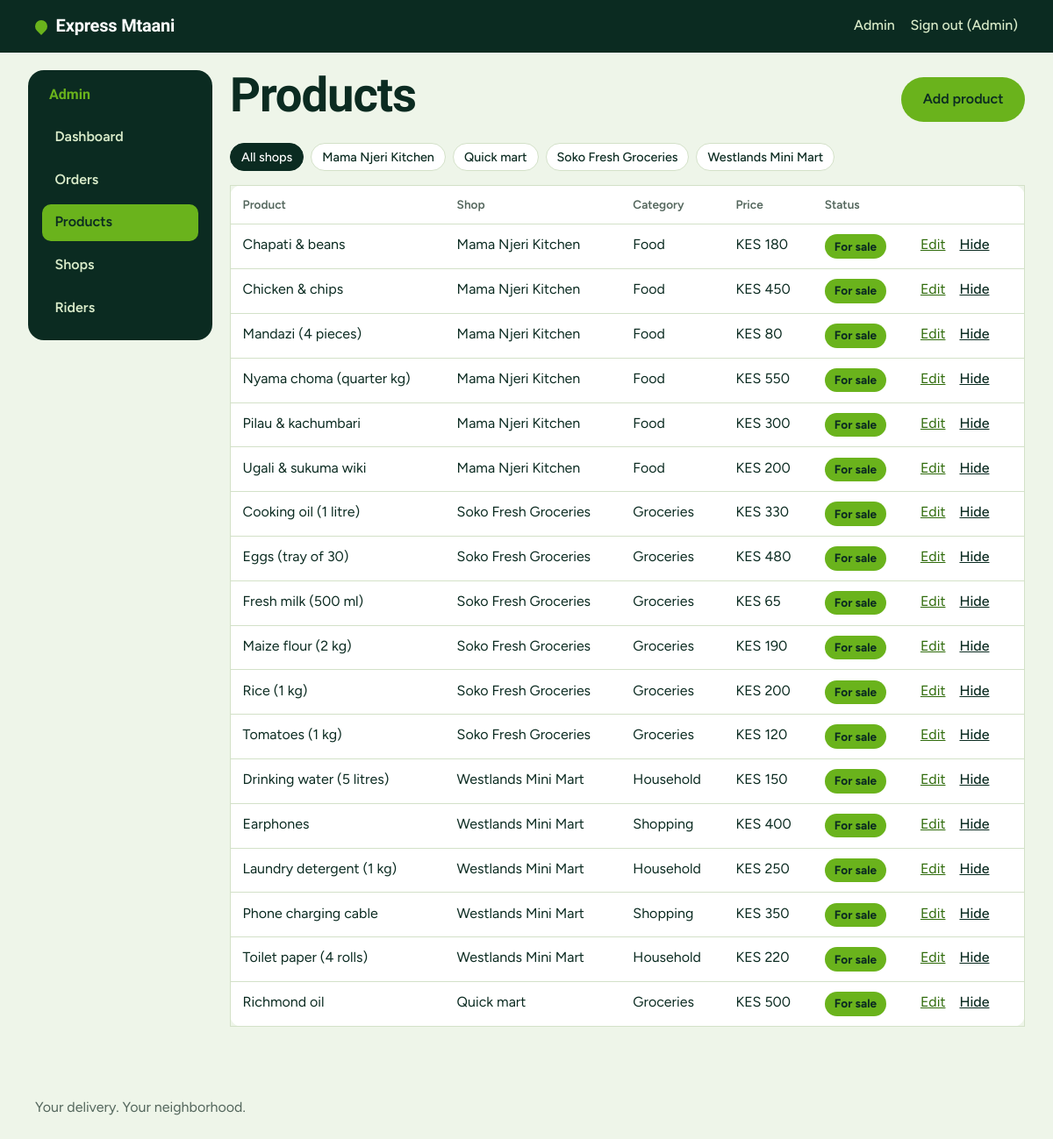
/admin/products (signed in), run on the app's committed database.
### app/models.py (models this page shows, shortened)
class User(UserMixin, db.Model):
    __tablename__ = "users"
    id = db.Column(db.Integer, primary_key=True)
    name = db.Column(db.String(80), nullable=False)
    email = db.Column(db.String(120), unique=True, nullable=False, index=True)
    phone = db.Column(db.String(20), nullable=False)
    password_hash = db.Column(db.String(255), nullable=False)
    role = db.Column(db.String(20), nullable=False, default="customer", index=True)
    active = db.Column(db.Boolean, nullable=False, default=True)
    approved = db.Column(db.Boolean, nullable=False, default=True)  # riders start unapproved
    created_at = db.Column(db.DateTime, nullable=False, default=utcnow)
    online = db.Column(db.Boolean, nullable=False, default=False)
    last_lat = db.Column(db.Float)
    last_lng = db.Column(db.Float)
    last_seen_at = db.Column(db.DateTime)
    @property
    def is_active(self):  # Flask-Login
        return bool(self.active)
    @property
    def first_name(self):
        return (self.name or "").split(" ")[0]

class Shop(db.Model):
    __tablename__ = "shops"
    id = db.Column(db.Integer, primary_key=True)
    name = db.Column(db.String(120), nullable=False)
    description = db.Column(db.String(255), nullable=False, default="")
    address = db.Column(db.String(255), nullable=False, default="")
    lat = db.Column(db.Float, nullable=False)
    lng = db.Column(db.Float, nullable=False)
    is_active = db.Column(db.Boolean, nullable=False, default=True)
    created_at = db.Column(db.DateTime, nullable=False, default=utcnow)
    products = db.relationship("Product", back_populates="shop", lazy="dynamic")

class Product(db.Model):
    __tablename__ = "products"
    id = db.Column(db.Integer, primary_key=True)
    shop_id = db.Column(db.Integer, db.ForeignKey("shops.id"), nullable=False, index=True)
    category = db.Column(db.String(30), nullable=False, default="food", index=True)
    name = db.Column(db.String(120), nullable=False)
    description = db.Column(db.String(255), nullable=False, default="")
    price = db.Column(db.Integer, nullable=False)  # whole Kenyan shillings
    image_url = db.Column(db.String(500))
    is_available = db.Column(db.Boolean, nullable=False, default=True)
    created_at = db.Column(db.DateTime, nullable=False, default=utcnow)
    shop = db.relationship("Shop", back_populates="products")
    @property
    def category_label(self):
        return CATEGORY_LABELS.get(self.category, self.category.title())

### app/admin.py (the view)
@bp.get("/products")
def products():
    shop_id = parse_int(request.args.get("shop"), 1, 10**9)
    query = Product.query
    if shop_id:
        query = query.filter_by(shop_id=shop_id)
    rows = query.order_by(Product.shop_id, Product.name).all()
    return render_template("admin/products.html", products=rows, shops=Shop.query.order_by(Shop.name).all(),
                           shop_id=shop_id, kes=kes)

### app/admin.py (called while the page is built)
@bp.before_request
def admin_only():
    if not current_user.is_authenticated:
        return redirect(url_for("auth.login", next=request.path))
    if current_user.role != "admin":
        abort(403)

### app/models.py (called while the page is built)
@login_manager.user_loader
def load_user(user_id):
    try:
        user = db.session.get(User, int(user_id))
    except (TypeError, ValueError):
        return None
    if user and user.active and (user.role != "rider" or user.approved):
        return user
    return None

### app/storefront.py (called while the page is built)
def _cart():
    cart = session.get("cart")
    if not isinstance(cart, dict) or not isinstance(cart.get("items"), dict) or "shop_id" not in cart:
        return {"shop_id": None, "items": {}}
    return cart

@bp.app_context_processor
def inject_cart_count():
    items = _cart()["items"]
    return {"cart_count": sum(v for v in items.values() if isinstance(v, int))}

### app/utils.py (called while the page is built)
def parse_int(value, low, high):
    if value is None or isinstance(value, bool):
        return None
    try:
        number = int(value)
    except (TypeError, ValueError):
        return None
    return number if low <= number <= high else None

def kes(amount):
    return f"KES {int(amount):,}"

### app/templates/admin/products.html (shortened to what this page needs)
{% extends "admin/base.html" %}
{% block admin %}
<div class="row"><h1>Products</h1><a class="btn btn--primary" href="{{ url_for('admin.product_new') }}">Add product</a></div>
<nav class="chips chips--shops" aria-label="Filter by shop">
  <a class="chip chip--small {{ 'is-active' if not shop_id }}" href="{{ url_for('admin.products') }}">All shops</a>
  {% for s in shops %}<a class="chip chip--small {{ 'is-active' if shop_id == s.id }}" href="{{ url_for('admin.products', shop=s.id) }}">{{ s.name }}</a>{% endfor %}
</nav>
{% if products %}
<div class="table-wrap"><table class="table">
  <thead><tr><th>Product</th><th>Shop</th><th>Category</th><th>Price</th><th>Status</th><th></th></tr></thead>
  <tbody>
  {% for p in products %}
    <tr>
      <td data-label="Product">{{ p.name }}</td>
      <td data-label="Shop">{{ p.shop.name }}</td>
      <td data-label="Category">{{ p.category_label }}</td>
      <td data-label="Price">{{ p.price|kes }}</td>
      <td data-label="Status"><span class="badge {{ 'badge--on_the_way' if p.is_available else 'badge--cancelled' }}">{{ 'For sale' if p.is_available else 'Hidden' }}</span></td>
      <td class="actions-cell">
        <a href="{{ url_for('admin.product_edit', product_id=p.id) }}">Edit</a>
        <form method="post" action="{{ url_for('admin.product_toggle', product_id=p.id) }}" class="inline-form">
          <button class="link-button" type="submit">{{ 'Hide' if p.is_available else 'Show' }}</button>
        </form>
      </td>
    </tr>
  {% endfor %}
  </tbody>
</table></div>
{% else %}<p class="empty">No products yet. Add a shop first, then add products.</p>{% endif %}
{% endblock %}

### app/templates/base.html (shortened to what this page needs)
<!doctype html>
<html lang="en">
<head>
  <link rel="stylesheet" href="{{ url_for('static', filename='css/style.css') }}">
</head>
<body>
  <header class="site-header">
    <a class="brand" href="{{ url_for('shop.home') }}">
      <span class="brand__mark" aria-hidden="true"></span>Express Mtaani
    </a>
    <nav class="site-nav" aria-label="Main">
      {% if current_user.is_authenticated %}
        {% if current_user.role == 'admin' %}
          <a href="{{ url_for('admin.dashboard') }}">Admin</a>
        {% elif current_user.role == 'rider' %}
          <a href="{{ url_for('rider.dashboard') }}">Deliveries</a>
        {% else %}
          <a href="{{ url_for('shop.my_orders') }}">My orders</a>
        {% endif %}
        <form method="post" action="{{ url_for('auth.logout') }}" class="inline-form">
          <button type="submit" class="link-button">Sign out ({{ current_user.first_name }})</button>
        </form>
      {% else %}
        <a href="{{ url_for('shop.cart') }}">Cart{% if cart_count %} ({{ cart_count }}){% endif %}</a>
        <a href="{{ url_for('auth.login') }}">Sign in</a>
        <a href="{{ url_for('auth.register') }}">Sign up</a>
        <a href="{{ url_for('auth.rider_register') }}">Ride with us</a>
      {% endif %}
    </nav>
  </header>
  <main id="main">
    {% block content %}{% endblock %}
  </main>
  <footer class="site-footer">
    <p>Your delivery. Your neighborhood.</p>
  </footer>
</body>
</html>

### app/static/css/style.css (style rules this page uses)
:root { --green-900: #0b2b21; --green-700: #1b5a2a; --lime: #6ab31c; --lime-soft: #e3f1d0; --lime-text: #2f6b0a; --mint: #eef5e9; --surface: #ffffff; --line: #d3e1c8; --muted: #53665c; --danger: #b3261e; --danger-soft: #fbe9e7; --radius: 14px; --font-display: "Bricolage Grotesque", "Segoe UI", system-ui, sans-serif; --font-body: "Figtree", "Segoe UI", system-ui, sans-serif; }
*, *::before, *::after { box-sizing: border-box; }
html { -webkit-text-size-adjust: 100%; }
body { margin: 0; font-family: var(--font-body); font-size: 1rem; line-height: 1.55; color: var(--green-900); background: var(--mint); }
a { color: var(--lime-text); }
h1, h2 { font-family: var(--font-display); font-weight: 800; line-height: 1.08; letter-spacing: -0.02em; margin: 0 0 .5rem; }
h1 { font-size: clamp(2rem, 6vw, 3.4rem); }
p { margin: 0 0 1rem; }
.site-header { display: flex; align-items: center; justify-content: space-between; gap: 1rem; padding: .9rem clamp(1rem, 4vw, 2.5rem); background: var(--green-900); color: #fff; }
.brand { display: inline-flex; align-items: center; gap: .6rem; color: #fff; text-decoration: none; font-family: var(--font-display); font-weight: 800; font-size: 1.25rem; letter-spacing: -0.01em; }
.brand__mark { width: 14px; height: 14px; border-radius: 50% 50% 50% 0; transform: rotate(-45deg); background: var(--lime); }
.site-nav { display: flex; gap: 1.1rem; flex-wrap: wrap; }
.site-nav a { color: #d9ebc9; text-decoration: none; font-weight: 500; }
.site-footer { padding: 2rem clamp(1rem, 4vw, 2.5rem); color: var(--muted); }
.row { display: flex; align-items: center; justify-content: space-between; gap: 1rem; flex-wrap: wrap; }
.btn { display: inline-flex; align-items: center; justify-content: center; gap: .4rem; min-height: 48px; padding: .7rem 1.4rem; border-radius: 999px; border: 2px solid transparent; font: inherit; font-weight: 600; text-decoration: none; cursor: pointer; }
.btn--primary { background: var(--lime); color: var(--green-900); }
.badge { display: inline-block; justify-self: start; padding: .2rem .7rem; border-radius: 999px; font-size: .85rem; font-weight: 700; background: var(--lime-soft); color: var(--green-900); }
.badge--on_the_way { background: var(--lime); }
.inline-form { display: inline; margin: 0; }
.link-button { background: none; border: 0; padding: 0; font: inherit; font-weight: 500; color: inherit; text-decoration: underline; cursor: pointer; }
.site-nav .link-button { color: #d9ebc9; text-decoration: none; }
.actions-cell { white-space: nowrap; }
.actions-cell > * { margin-right: .75rem; }
.chips { display: flex; flex-wrap: wrap; gap: .5rem; align-items: center; margin: 1rem 0; }
.chip { padding: .45rem 1rem; border-radius: 999px; background: var(--surface); border: 1.5px solid var(--line); color: var(--green-900); text-decoration: none; font-weight: 600; }
.chip.is-active { background: var(--green-900); border-color: var(--green-900); color: #fff; }
.chip--small { padding: .25rem .75rem; font-size: .9rem; font-weight: 500; }
.table-wrap { overflow-x: auto; }
.table { width: 100%; border-collapse: collapse; background: var(--surface); border: 1px solid var(--line); border-radius: var(--radius); }
.table th, .table td { text-align: left; padding: .7rem .85rem; border-bottom: 1px solid var(--line); vertical-align: top; }
.table th { font-size: .85rem; color: var(--muted); font-weight: 600; }

### data on the page
User: first_name "Admin"
Shop: name "Mama Njeri Kitchen"
Shop: name "Quick mart"
Shop: name "Soko Fresh Groceries"
Shop: name "Westlands Mini Mart"
Product: name "Chapati & beans", shop.name "Mama Njeri Kitchen", category_label "Food", price|kes "KES 180", is_available "For sale", is_available "Hide"
Product: name "Chicken & chips", shop.name "Mama Njeri Kitchen", category_label "Food", price|kes "KES 450", is_available "For sale", is_available "Hide"
Product: name "Mandazi (4 pieces)", shop.name "Mama Njeri Kitchen", category_label "Food", price|kes "KES 80", is_available "For sale", is_available "Hide"
Product: name "Nyama choma (quarter kg)", shop.name "Mama Njeri Kitchen", category_label "Food", price|kes "KES 550", is_available "For sale", is_available "Hide"
Product: name "Pilau & kachumbari", shop.name "Mama Njeri Kitchen", category_label "Food", price|kes "KES 300", is_available "For sale", is_available "Hide"
Product: name "Ugali & sukuma wiki", shop.name "Mama Njeri Kitchen", category_label "Food", price|kes "KES 200", is_available "For sale", is_available "Hide"
Product: name "Cooking oil (1 litre)", shop.name "Soko Fresh Groceries", category_label "Groceries", price|kes "KES 330", is_available "For sale", is_available "Hide"
Product: name "Eggs (tray of 30)", shop.name "Soko Fresh Groceries", category_label "Groceries", price|kes "KES 480", is_available "For sale", is_available "Hide"
Product: name "Fresh milk (500 ml)", shop.name "Soko Fresh Groceries", category_label "Groceries", price|kes "KES 65", is_available "For sale", is_available "Hide"
Product: name "Maize flour (2 kg)", shop.name "Soko Fresh Groceries", category_label "Groceries", price|kes "KES 190", is_available "For sale", is_available "Hide"
Product: name "Rice (1 kg)", shop.name "Soko Fresh Groceries", category_label "Groceries", price|kes "KES 200", is_available "For sale", is_available "Hide"
Product: name "Tomatoes (1 kg)", shop.name "Soko Fresh Groceries", category_label "Groceries", price|kes "KES 120", is_available "For sale", is_available "Hide"
Product: name "Drinking water (5 litres)", shop.name "Westlands Mini Mart", category_label "Household", price|kes "KES 150", is_available "For sale", is_available "Hide"
Product: name "Earphones", shop.name "Westlands Mini Mart", category_label "Shopping", price|kes "KES 400", is_available "For sale", is_available "Hide"
Product: name "Laundry detergent (1 kg)", shop.name "Westlands Mini Mart", category_label "Household", price|kes "KES 250", is_available "For sale", is_available "Hide"
Product: name "Phone charging cable", shop.name "Westlands Mini Mart", category_label "Shopping", price|kes "KES 350", is_available "For sale", is_available "Hide"
Product: name "Toilet paper (4 rolls)", shop.name "Westlands Mini Mart", category_label "Household", price|kes "KES 220", is_available "For sale", is_available "Hide"
Product: name "Richmond oil", shop.name "Quick mart", category_label "Groceries", price|kes "KES 500", is_available "For sale", is_available "Hide"
